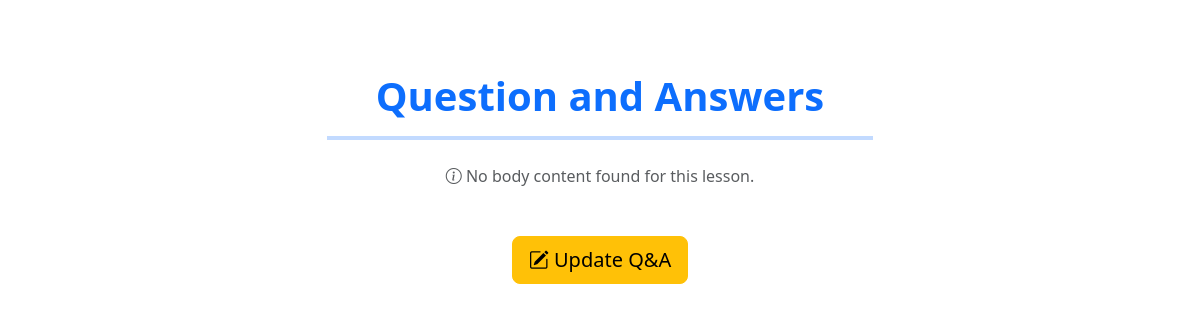
The app's page /lesson/1/body (signed in), older data.
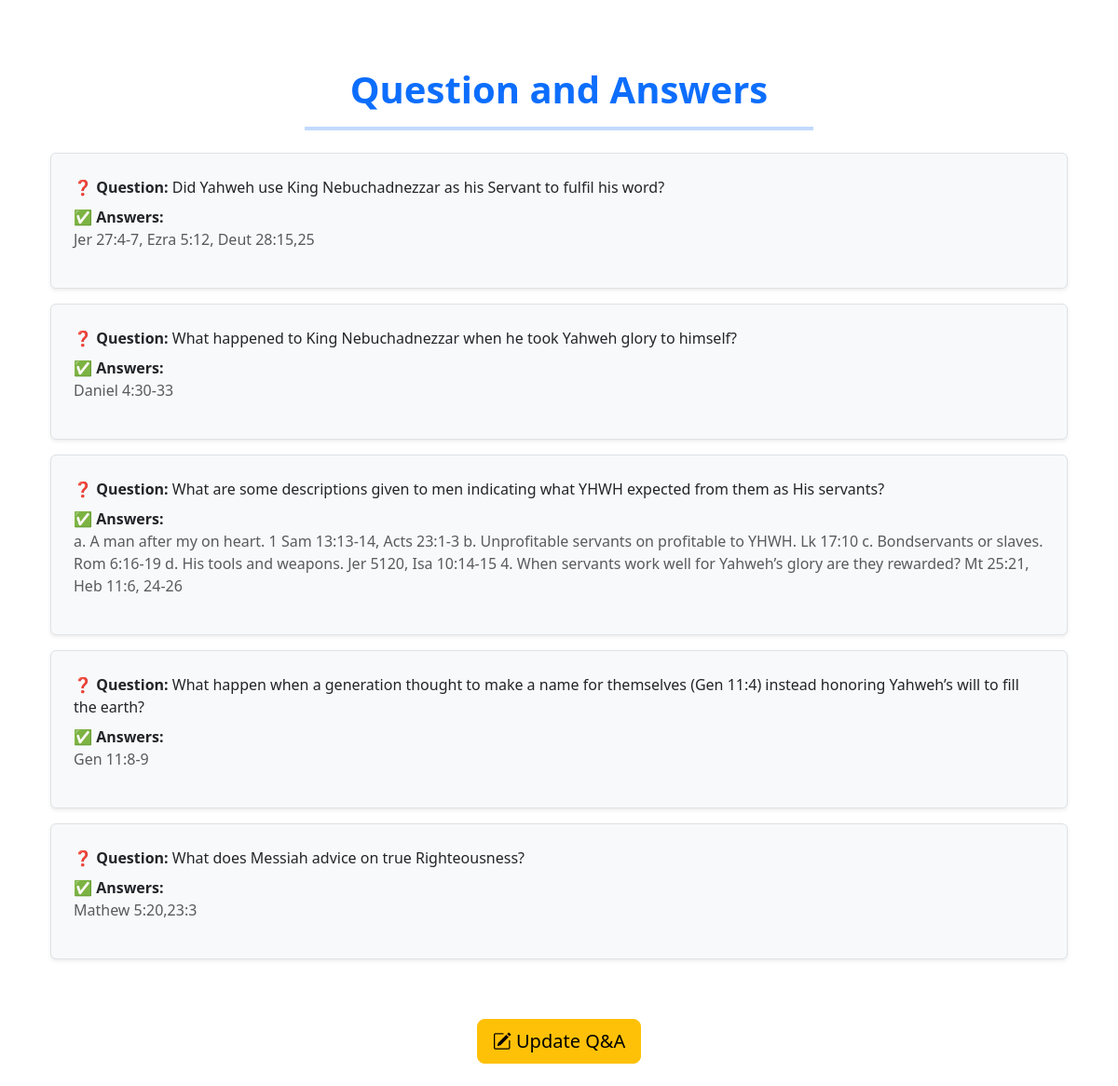
The same page, newer data.
### application/models.py (models this page shows, shortened)
class Body(db.Model):
    id = db.Column(db.Integer, primary_key=True)
    question = db.Column(db.Text)
    answers = db.Column(db.Text)
    lesson_id = db.Column(db.Integer, db.ForeignKey('lesson.id'), nullable=0)

### application/lessons/routes.py (the view)
@lessons_bp.route('/lesson/<int:lesson_id>/body', methods=['GET'])
@login_required
def view_body(lesson_id):
    body = Body.query.filter_by(lesson_id=lesson_id).all()
    return render_template('view_body.html', title='Question and Answers' , body=body)

### application/models.py (called while the page is built)
@login_manager.user_loader
def load_user(user_id):
    return User.query.get(int(user_id))

### application/templates/view_body.html
{% extends "layout.html" %}
{% block content %}
<div class="container mt-5">
    <div class="text-center mb-4">
        <h1 class="fw-bold text-primary">{{ title }}</h1>
        <hr class="w-50 mx-auto" style="border: 2px solid #0d6efd;">
    </div>
    {% if body %}
    <ul class="list-group list-group-flush">
        {% for entry in body %}
        <li class="list-group-item mb-3 p-4 border rounded shadow-sm bg-light">
            <p class="mb-2">
                <strong class="text-dark">❓ Question:</strong> {{ entry.question }}
            </p>
            <p class="mt-2">
                <strong class="text-dark">✅ Answers:</strong>
                <span class="d-block text-muted">{{ entry.answers if entry.answers else 'No answers provided' }}</span>
            </p>
        </li>
        {% endfor %}
    </ul>
    {% else %}
    <p class="text-center text-muted mt-4">
        <i class="bi bi-info-circle"></i> No body content found for this lesson.
    </p>
    {% endif %}
    <div class="text-center mt-5">
        <a href="#" class="btn btn-warning btn-lg">
            <i class="bi bi-pencil-square"></i> Update Q&A
        </a>
    </div>
</div>
{% endblock content %}

Row changes from the older to the newer data that the page shows:
added Body: question "Did Yahweh use King Nebuchadnezzar as his Servant to fulfil his word?", answers "Jer 27:4-7, Ezra 5:12, Deut 28:15,25"
added Body: question "What happened to King Nebuchadnezzar when he took Yahweh glory to himself?", answers "Daniel 4:30-33"
added Body: question "What are some descriptions given to men indicating what YHWH expected from them as His servants?", answers "a. A man after my on heart. 1 Sam 13:13-14, Acts 23:1-3 b. Unprofitable servants on profitable to YHWH. Lk 17:10 c. Bondservants or slaves. Rom 6:16-19 d. His tools and weapons. Jer 5120, Isa 10:14-15 4. When servants work well for Yahweh’s glory are they rewarded? Mt 25:21, Heb 11:6, 24-26"
added Body: question "What happen when a generation thought to make a name for themselves (Gen 11:4) instead honoring Yahweh’s will to fill the earth?", answers "Gen 11:8-9"
added Body: question "What does Messiah advice on true Righteousness?", answers "Mathew 5:20,23:3"
Text that changed along with them:
text no longer shown: "No body content found for this lesson."
